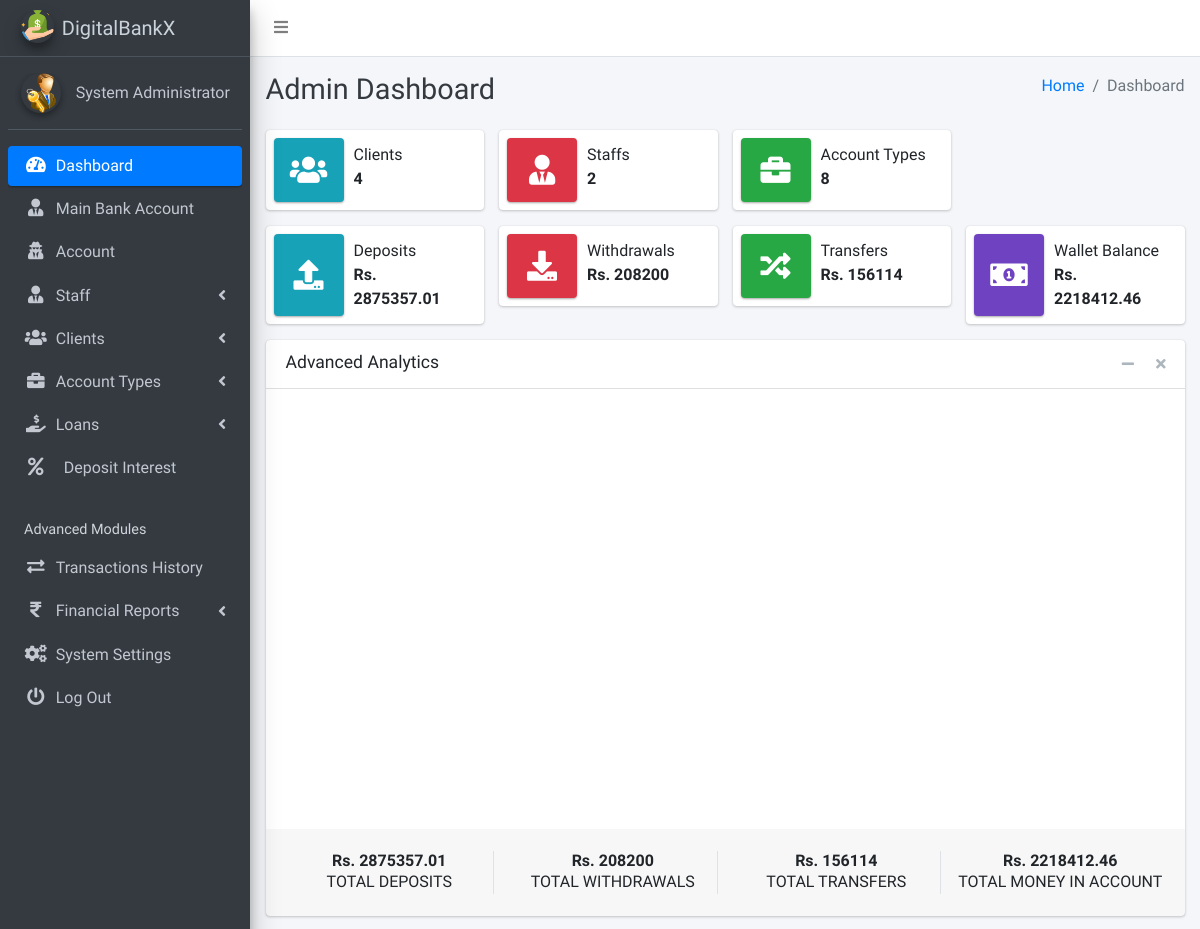
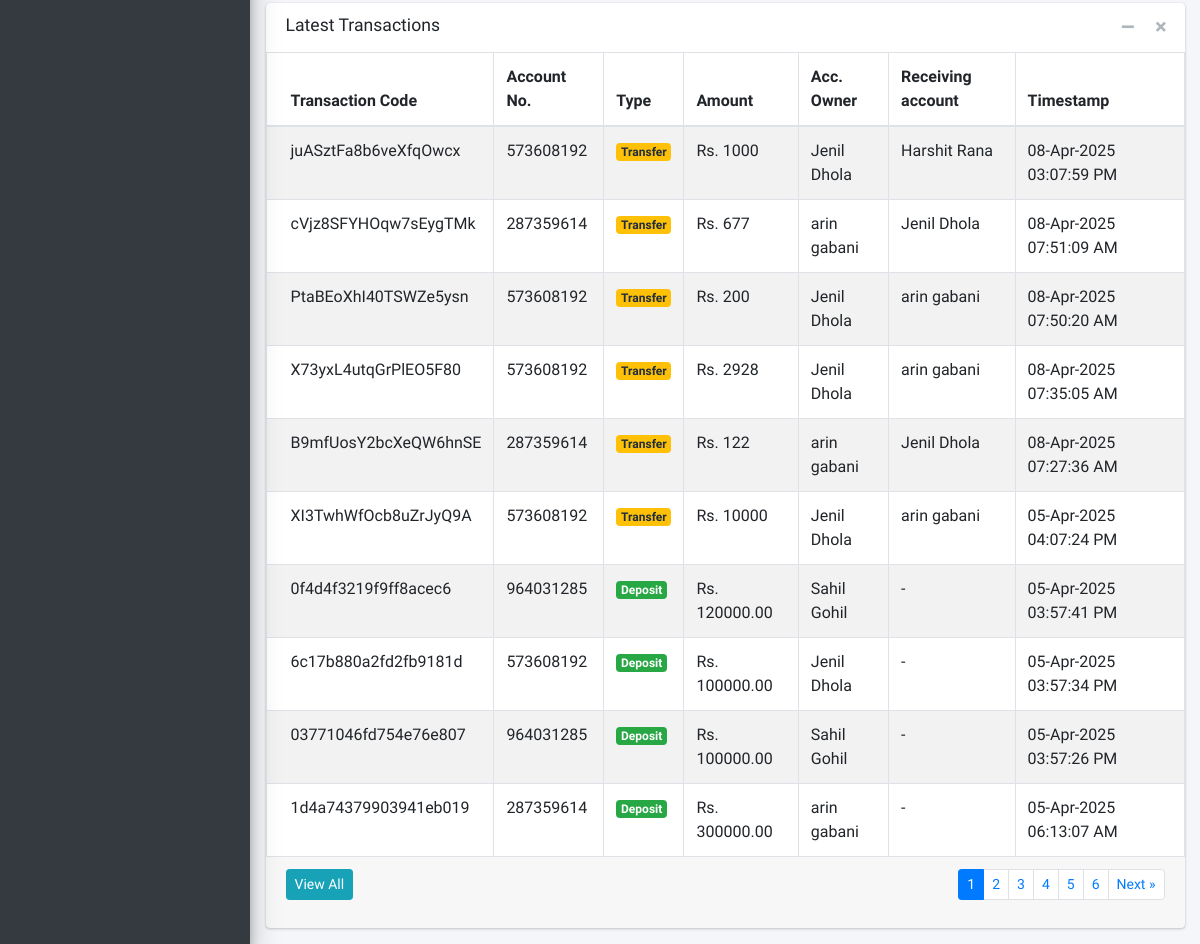
Page /admin/pages_dashboard.php (signed in) on the committed database (2 pictures, top to bottom).
### tables this page shows
CREATE TABLE `ib_systemsettings` (
  `id` int(20) NOT NULL,
  `sys_name` longtext NOT NULL,
  `sys_tagline` longtext NOT NULL,
  `sys_logo` varchar(200) NOT NULL,
  `is_active` tinyint(1) NOT NULL DEFAULT 1
);

CREATE TABLE `ib_admin` (
  `admin_id` int(11) NOT NULL,
  `name` varchar(200) NOT NULL,
  `email` varchar(200) NOT NULL,
  `number` varchar(200) NOT NULL,
  `password` varchar(200) NOT NULL,
  `profile_pic` varchar(200) NOT NULL,
  `is_active` tinyint(1) NOT NULL DEFAULT 1,
  `otp` varchar(6) DEFAULT NULL,
  `otp_expiry` datetime DEFAULT NULL
);

CREATE TABLE `ib_transactions` (
  `tr_id` int(20) NOT NULL,
  `tr_code` varchar(200) NOT NULL,
  `account_id` int(20) NOT NULL,
  `tr_type` varchar(200) NOT NULL,
  `tr_status` varchar(200) NOT NULL,
  `client_id` int(10) UNSIGNED NOT NULL,
  `transaction_amt` varchar(200) NOT NULL,
  `receiving_acc_no` varchar(200) DEFAULT NULL,
  `created_at` timestamp(6) NOT NULL DEFAULT current_timestamp(6) ON UPDATE current_timestamp(6),
  `is_active` tinyint(1) NOT NULL DEFAULT 1
);

CREATE TABLE `ib_bankaccounts` (
  `account_id` int(20) NOT NULL,
  `acc_name` varchar(200) NOT NULL,
  `account_number` varchar(200) NOT NULL,
  `acc_type_id` int(11) DEFAULT NULL,
  `acc_amount` decimal(10,2) NOT NULL,
  `client_id` int(10) UNSIGNED DEFAULT NULL,
  `created_at` timestamp(6) NOT NULL DEFAULT current_timestamp(6) ON UPDATE current_timestamp(6),
  `is_active` tinyint(1) NOT NULL DEFAULT 1
);

CREATE TABLE `ib_clients` (
  `client_id` int(10) UNSIGNED NOT NULL,
  `name` varchar(200) NOT NULL,
  `phone` varchar(200) NOT NULL,
  `address` varchar(200) NOT NULL,
  `email` varchar(200) NOT NULL,
  `aadhar_number` varchar(12) NOT NULL,
  `pan_number` varchar(10) NOT NULL,
  `password` varchar(200) NOT NULL,
  `profile_pic` varchar(200) NOT NULL,
  `client_number` varchar(200) NOT NULL,
  `is_active` tinyint(1) NOT NULL DEFAULT 1,
  `otp` varchar(10) DEFAULT NULL,
  `otp_expiry` datetime DEFAULT NULL
);

### admin/pages_dashboard.php (the view, shortened to what the rows shown need)
<?php
include('conf/checklogin.php');
?>
<!DOCTYPE html>
<html lang="en">
<?php include("dist/_partials/head.php"); ?>
<body class="hold-transition sidebar-mini layout-fixed layout-navbar-fixed">
  <div class="wrapper">
    <?php include("dist/_partials/sidebar.php"); ?>
    <div class="content-wrapper">
      <div class="content-header">
        <div class="container-fluid">
          <div class="row mb-2">
            <div class="col-sm-6">
              <h1 class="m-0 text-dark">Admin Dashboard</h1>
            </div>
          </div>
        </div>
      </div>
      <section class="content">
        <div class="container-fluid">
          <div class="row">
            <div class="col-md-12">
              <div class="card">
                <div class="card-body p-0">
                  <div class="table-responsive">
                    <table class="table table-hover table-bordered table-striped m-0">
                      <thead>
                        <tr>
                          <th>Transaction Code</th>
                          <th>Account No.</th>
                          <th>Type</th>
                          <th>Amount</th>
                          <th>Acc. Owner</th>
                          <th>Receiving account</th>
                          <th>Timestamp</th>
                        </tr>
                      </thead>
                      <tbody>
                        <?php
                        $limit = 10;
                        $page = isset($_GET['page']) ? (int) $_GET['page'] : 1;
                        $offset = ($page - 1) * $limit;
                        $query = "SELECT
                        t.tr_id,
                        t.tr_code,
                        b.account_number,
                        bt.name AS acc_type,
                        bt.rate AS acc_rates,
                        t.tr_type,
                        t.transaction_amt,
                        b.acc_name AS account_owner,
                        c.name AS client_name,
                        t.receiving_acc_no,
                        rc.name AS receiving_client_name,
                        t.created_at
                    FROM iB_Transactions t
                    JOIN ib_bankaccounts b ON t.account_id = b.account_id
                    JOIN ib_clients c ON t.client_id = c.client_id
                    JOIN ib_acc_types bt ON b.acc_type_id = bt.acctype_id
                    LEFT JOIN ib_bankaccounts rb ON rb.account_number = t.receiving_acc_no
                    LEFT JOIN ib_clients rc ON rc.client_id = rb.client_id
                    ORDER BY t.created_at DESC
                    LIMIT ?, ?";
                    $stmt = $mysqli->prepare($query);
                    $stmt->bind_param("ii", $offset, $limit);
                    $stmt->execute();
                    $res = $stmt->get_result();
                        while ($row = $res->fetch_object()) {
                          $transTstamp = $row->created_at ?? 'N/A';
                          $alertClass = "<span class='badge badge-warning'>Transfer</span>";
                          if (isset($row->tr_type)) {
                            if ($row->tr_type == 'Deposit') {
                              $alertClass = "<span class='badge badge-success'>$row->tr_type</span>";
                            } elseif ($row->tr_type == 'Withdrawal') {
                              $alertClass = "<span class='badge badge-danger'>$row->tr_type</span>";
                            }
                          }
                          ?>
                          <tr>
                            <td><?php echo htmlspecialchars($row->tr_code ?? 'N/A'); ?></td>
                            <td><?php echo htmlspecialchars($row->account_number ?? 'N/A'); ?></td>
                            <td><?php echo $alertClass; ?></td>
                            <td>Rs. <?php echo htmlspecialchars($row->transaction_amt ?? '0.00'); ?></td>
                            <td><?php echo isset($row->client_name) ? htmlspecialchars($row->client_name) : 'N/A'; ?></td>
                            <td>
                              <?php
                              echo $row->tr_type == 'Transfer' && !empty($row->receiving_client_name)
                                ? $row->receiving_client_name
                                : '-';
                              ?>
                            </td>
                            <td>
                              <?php echo $transTstamp !== 'N/A' ? date("d-M-Y h:i:s A", strtotime($transTstamp)) : 'N/A'; ?>
                            </td>
                          </tr>
                        <?php }
                        ?>
                      </tbody>
                    </table>
                  </div>
                </div>
              </div>
            </div>
          </div>
        </div>
    </div>
  </div>
</body>
</html>

### admin/dist/_partials/sidebar.php (shortened to what the rows shown need)
<?php
function isActive($pages = []) {
    $currentPage = basename($_SERVER['PHP_SELF']);
    return in_array($currentPage, $pages);
}
?>
<aside class="main-sidebar sidebar-dark-primary elevation-4">
    <?php
    $currentPage = basename($_SERVER['PHP_SELF']);
    $admin_id = $_SESSION['admin_id'];
    $query = "SELECT * FROM iB_admin WHERE admin_id = ?";
    $stmt = $mysqli->prepare($query);
    $stmt->bind_param('i', $admin_id);
    $stmt->execute();
    $res = $stmt->get_result();
    while ($row = $res->fetch_object()) {
        $profile_picture = $row->profile_pic
            ? "<img src='../admin/dist/img/$row->profile_pic' class='img-fluid rounded-circle elevation-2' alt='User Image' style='width: 40px; height: 40px; object-fit: cover;'>"
            : "<img src='../admin/dist/img/user_icon.png' class='img-fluid rounded-circle elevation-2' alt='User Image' style='width: 40px; height: 40px; object-fit: cover;'>";
        $sys_query = "SELECT * FROM iB_SystemSettings";
        $stmt = $mysqli->prepare($sys_query);
        $stmt->execute();
        $sys_res = $stmt->get_result();
        while ($sys = $sys_res->fetch_object()) {
    ?>
            <a href="pages_dashboard.php" class="brand-link text-light">
                <img src="dist/img/<?php echo $sys->sys_logo; ?>" alt="Logo" class="brand-image img-circle elevation-3">
                <span class="brand-text font-weight-light"><?php echo $sys->sys_name; ?></span>
            </a>
            <div class="sidebar">
                <div class="user-panel mt-3 pb-3 mb-3 d-flex align-items-center">
                    <div class="image"><?php echo $profile_picture; ?></div>
                    <div class="info">
                        <a href="#" class="d-block"><?php echo $row->name; ?></a>
                    </div>
                </div>
                <nav class="mt-2">
                    <ul class="nav nav-pills nav-sidebar flex-column" data-widget="treeview" role="menu">
                        <li class="nav-item">
                            <a href="pages_dashboard.php" class="nav-link <?php echo $currentPage == 'pages_dashboard.php' ? 'active' : ''; ?>">
                                <i class="nav-icon fas fa-tachometer-alt"></i>
                                <p>Dashboard</p>
                            </a>
                        </li>
                        <li class="nav-item">
                            <a href="pages_bank_main_account.php" class="nav-link <?php echo $currentPage == 'pages_bank_main_account.php' ? 'active' : ''; ?>">
                                <i class="nav-icon fas fa-user-tie"></i>
                                <p>Main Bank Account</p>
                            </a>
                        </li>
                        <li class="nav-item">
                            <a href="pages_account.php" class="nav-link <?php echo $currentPage == 'pages_account.php' ? 'active' : ''; ?>">
                                <i class="nav-icon fas fa-user-secret"></i>
                                <p>Account</p>
                            </a>
                        </li>
                        <li class="nav-item has-treeview <?php echo isActive(['pages_add_staff.php', 'pages_manage_staff.php']) ? 'menu-open' : ''; ?>">
    <a href="#" class="nav-link <?php echo isActive(['pages_add_staff.php', 'pages_manage_staff.php']) ? 'active' : ''; ?>">
        <i class="nav-icon fas fa-user-tie"></i>
        <p>Staff <i class="fas fa-angle-left right"></i></p>
    </a>
</li>
                       <li class="nav-item has-treeview <?php echo isActive(['pages_manage_clients.php']) ? 'menu-open' : ''; ?>">
    <a href="#" class="nav-link <?php echo isActive(['pages_manage_clients.php']) ? 'active' : ''; ?>">
        <i class="nav-icon fas fa-users"></i>
        <p>Clients <i class="fas fa-angle-left right"></i></p>
    </a>
</li>
                        <li class="nav-item has-treeview <?php if (in_array($currentPage, ['pages_add_acc_type.php', 'pages_manage_accs.php', 'pages_manage_acc_openings.php'])) echo 'menu-open'; ?>">
                            <a href="#" class="nav-link">
                                <i class="nav-icon fas fa-briefcase"></i>
                                <p>Account Types <i class="fas fa-angle-left right"></i></p>
                            </a>
                        </li>
                        <li class="nav-item has-treeview <?php if (in_array($currentPage, ['pages_review_loan_list.php', 'pages_add_loan_types.php', 'pages_manage_loan_types.php'])) echo 'menu-open'; ?>">
                            <a href="#" class="nav-link">
                                <i class="nav-icon fas fa-hand-holding-usd"></i>
                                <p>Loans <i class="fas fa-angle-left right"></i></p>
                            </a>
                        </li>
                        <li class="nav-item">
                            <a href="deposit_interest.php" class="nav-link <?php echo $currentPage == 'deposit_interest.php' ? 'active' : ''; ?>">
                                <i class="nav-icon fas fa-percent"></i>
                                <p class="ml-2">Deposit Interest</p>
                            </a>
                        </li>
                        <li class="nav-header">Advanced Modules</li>
                        <li class="nav-item">
                            <a href="pages_transactions_engine.php" class="nav-link <?php echo $currentPage == 'pages_transactions_engine.php' ? 'active' : ''; ?>">
                                <i class="nav-icon fas fa-exchange-alt"></i>
                                <p>Transactions History</p>
                            </a>
                        </li>
                        <li class="nav-item has-treeview <?php if (in_array($currentPage, ['pages_financial_reporting_deposits.php', 'pages_financial_reporting_withdrawals.php', 'pages_financial_reporting_transfers.php'])) echo 'menu-open'; ?>">
                            <a href="#" class="nav-link">
                                <i class="nav-icon fas fa-rupee-sign"></i>
                                <p>Financial Reports <i class="fas fa-angle-left right"></i></p>
                            </a>
                        </li>
                        <li class="nav-item">
                            <a href="pages_system_settings.php" class="nav-link <?php echo $currentPage == 'pages_system_settings.php' ? 'active' : ''; ?>">
                                <i class="nav-icon fas fa-cogs"></i>
                                <p>System Settings</p>
                            </a>
                        </li>
                        <li class="nav-item">
                            <a href="pages_logout.php" class="nav-link">
                                <i class="nav-icon fas fa-power-off"></i>
                                <p>Log Out</p>
                            </a>
                        </li>
                    </ul>
                </nav>
            </div>
</aside>
<?php }
    }?>

### rows in the picture
ib_admin: name "System Administrator"
ib_systemsettings: sys_logo (picture), sys_name "DigitalBankX", ib_admin.profile_pic (picture)
ib_transactions: tr_code "juASztFa8b6veXfqOwcx", account.account_number "573608192", transaction_amt "1000", client.name "Jenil Dhola", ib_clients.name "Harshit Rana", created_at "08-Apr-2025 03:07:59 PM"
ib_transactions: tr_code "cVjz8SFYHOqw7sEygTMk", account.account_number "287359614", transaction_amt "677", client.name "arin gabani", ib_clients.name "Jenil Dhola", created_at "08-Apr-2025 07:51:09 AM"
ib_transactions: tr_code "PtaBEoXhI40TSWZe5ysn", account.account_number "573608192", transaction_amt "200", client.name "Jenil Dhola", ib_clients.name "arin gabani", created_at "08-Apr-2025 07:50:20 AM"
ib_transactions: tr_code "X73yxL4utqGrPlEO5F80", account.account_number "573608192", transaction_amt "2928", client.name "Jenil Dhola", ib_clients.name "arin gabani", created_at "08-Apr-2025 07:35:05 AM"
ib_transactions: tr_code "B9mfUosY2bcXeQW6hnSE", account.account_number "287359614", transaction_amt "122", client.name "arin gabani", ib_clients.name "Jenil Dhola", created_at "08-Apr-2025 07:27:36 AM"
ib_transactions: tr_code "XI3TwhWfOcb8uZrJyQ9A", account.account_number "573608192", transaction_amt "10000", client.name "Jenil Dhola", ib_clients.name "arin gabani", created_at "05-Apr-2025 04:07:24 PM"
ib_transactions: tr_code "0f4d4f3219f9ff8acec6", account.account_number "964031285", tr_type "Deposit", transaction_amt "120000.00", client.name "Sahil Gohil", created_at "05-Apr-2025 03:57:41 PM"
ib_transactions: tr_code "6c17b880a2fd2fb9181d", account.account_number "573608192", tr_type "Deposit", transaction_amt "100000.00", client.name "Jenil Dhola", created_at "05-Apr-2025 03:57:34 PM"
ib_transactions: tr_code "03771046fd754e76e807", account.account_number "964031285", tr_type "Deposit", transaction_amt "100000.00", client.name "Sahil Gohil", created_at "05-Apr-2025 03:57:26 PM"
ib_transactions: tr_code "1d4a74379903941eb019", account.account_number "287359614", tr_type "Deposit", transaction_amt "300000.00", client.name "arin gabani", created_at "05-Apr-2025 06:13:07 AM"

### other values in the picture
$iBClients "4"
$iBStaffs "2"
$iB_AccsType "8"
$iB_deposits "2875357.01"
$iB_withdrawal "208200"
$iB_Transfers "156114"
$TotalBalInAccount "2218412.46"
